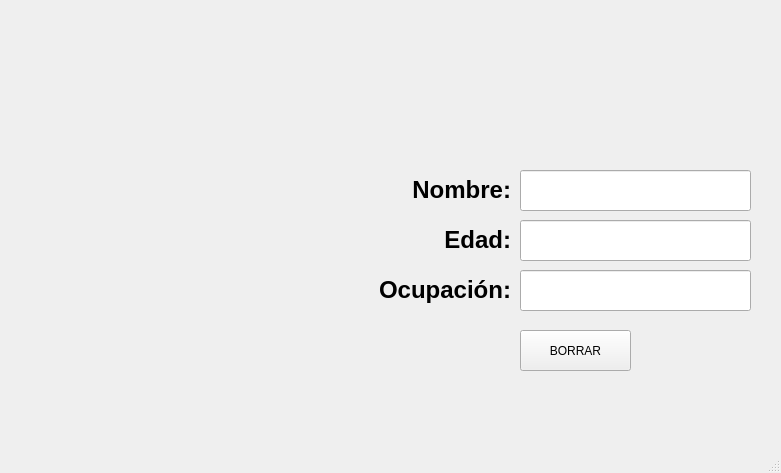
<?xml version="1.0" encoding="UTF-8"?>
<ui version="4.0">
 <class>MainWindow</class>
 <widget class="QMainWindow" name="MainWindow">
  <property name="geometry">
   <rect>
    <x>0</x>
    <y>0</y>
    <width>781</width>
    <height>473</height>
   </rect>
  </property>
  <property name="windowTitle">
   <string>MainWindow</string>
  </property>
  <widget class="QWidget" name="centralwidget">
   <widget class="QLineEdit" name="txt_Nombre">
    <property name="geometry">
     <rect>
      <x>520</x>
      <y>170</y>
      <width>231</width>
      <height>41</height>
     </rect>
    </property>
    <property name="font">
     <font>
      <pointsize>12</pointsize>
      <weight>75</weight>
      <bold>true</bold>
     </font>
    </property>
    <property name="text">
     <string/>
    </property>
    <property name="alignment">
     <set>Qt::AlignCenter</set>
    </property>
   </widget>
   <widget class="QLabel" name="label">
    <property name="geometry">
     <rect>
      <x>370</x>
      <y>170</y>
      <width>141</width>
      <height>41</height>
     </rect>
    </property>
    <property name="text">
     <string>&lt;html&gt;&lt;head/&gt;&lt;body&gt;&lt;p align=&quot;right&quot;&gt;&lt;span style=&quot; font-size:18pt; font-weight:600;&quot;&gt;Nombre:&lt;/span&gt;&lt;/p&gt;&lt;/body&gt;&lt;/html&gt;</string>
    </property>
   </widget>
   <widget class="QLabel" name="label_2">
    <property name="geometry">
     <rect>
      <x>480</x>
      <y>20</y>
      <width>271</width>
      <height>81</height>
     </rect>
    </property>
    <property name="text">
     <string/>
    </property>
    <property name="pixmap">
     <pixmap resource="../recursos.qrc">:/logo/Imagenes/LogoFIT.png</pixmap>
    </property>
    <property name="scaledContents">
     <bool>true</bool>
    </property>
   </widget>
   <widget class="QLabel" name="label_4">
    <property name="geometry">
     <rect>
      <x>700</x>
      <y>370</y>
      <width>71</width>
      <height>51</height>
     </rect>
    </property>
    <property name="text">
     <string/>
    </property>
    <property name="pixmap">
     <pixmap resource="../recursos.qrc">:/logo/Imagenes/logoCT.png</pixmap>
    </property>
    <property name="scaledContents">
     <bool>true</bool>
    </property>
   </widget>
   <widget class="QLineEdit" name="txt_Ocupacion">
    <property name="geometry">
     <rect>
      <x>520</x>
      <y>270</y>
      <width>231</width>
      <height>41</height>
     </rect>
    </property>
    <property name="font">
     <font>
      <pointsize>12</pointsize>
      <weight>75</weight>
      <bold>true</bold>
     </font>
    </property>
    <property name="text">
     <string/>
    </property>
    <property name="alignment">
     <set>Qt::AlignCenter</set>
    </property>
   </widget>
   <widget class="QLineEdit" name="txt_Edad">
    <property name="geometry">
     <rect>
      <x>520</x>
      <y>220</y>
      <width>231</width>
      <height>41</height>
     </rect>
    </property>
    <property name="font">
     <font>
      <pointsize>12</pointsize>
      <weight>75</weight>
      <bold>true</bold>
     </font>
    </property>
    <property name="text">
     <string/>
    </property>
    <property name="alignment">
     <set>Qt::AlignCenter</set>
    </property>
   </widget>
   <widget class="QLabel" name="img">
    <property name="geometry">
     <rect>
      <x>40</x>
      <y>140</y>
      <width>281</width>
      <height>221</height>
     </rect>
    </property>
    <property name="text">
     <string/>
    </property>
    <property name="pixmap">
     <pixmap resource="../recursos.qrc">:/logo/Imagenes/imagenCables.png</pixmap>
    </property>
    <property name="scaledContents">
     <bool>true</bool>
    </property>
   </widget>
   <widget class="QLabel" name="label_3">
    <property name="geometry">
     <rect>
      <x>370</x>
      <y>220</y>
      <width>141</width>
      <height>41</height>
     </rect>
    </property>
    <property name="text">
     <string>&lt;html&gt;&lt;head/&gt;&lt;body&gt;&lt;p align=&quot;right&quot;&gt;&lt;span style=&quot; font-size:18pt; font-weight:600;&quot;&gt;Edad:&lt;/span&gt;&lt;/p&gt;&lt;/body&gt;&lt;/html&gt;</string>
    </property>
   </widget>
   <widget class="QLabel" name="label_6">
    <property name="geometry">
     <rect>
      <x>340</x>
      <y>270</y>
      <width>171</width>
      <height>41</height>
     </rect>
    </property>
    <property name="text">
     <string>&lt;html&gt;&lt;head/&gt;&lt;body&gt;&lt;p align=&quot;right&quot;&gt;&lt;span style=&quot; font-size:18pt; font-weight:600;&quot;&gt;Ocupación:&lt;/span&gt;&lt;/p&gt;&lt;/body&gt;&lt;/html&gt;</string>
    </property>
   </widget>
   <widget class="QPushButton" name="btn_borrar">
    <property name="geometry">
     <rect>
      <x>520</x>
      <y>330</y>
      <width>111</width>
      <height>41</height>
     </rect>
    </property>
    <property name="text">
     <string>BORRAR</string>
    </property>
   </widget>
   <widget class="QLabel" name="label_5">
    <property name="geometry">
     <rect>
      <x>20</x>
      <y>0</y>
      <width>291</width>
      <height>121</height>
     </rect>
    </property>
    <property name="text">
     <string/>
    </property>
    <property name="pixmap">
     <pixmap resource="../recursos.qrc">:/logo/Imagenes/logo uat.png</pixmap>
    </property>
    <property name="scaledContents">
     <bool>true</bool>
    </property>
   </widget>
  </widget>
  <widget class="QMenuBar" name="menubar">
   <property name="geometry">
    <rect>
     <x>0</x>
     <y>0</y>
     <width>781</width>
     <height>26</height>
    </rect>
   </property>
  </widget>
  <widget class="QStatusBar" name="statusbar"/>
 </widget>
 <resources>
  <include location="../recursos.qrc"/>
 </resources>
 <connections/>
</ui>
